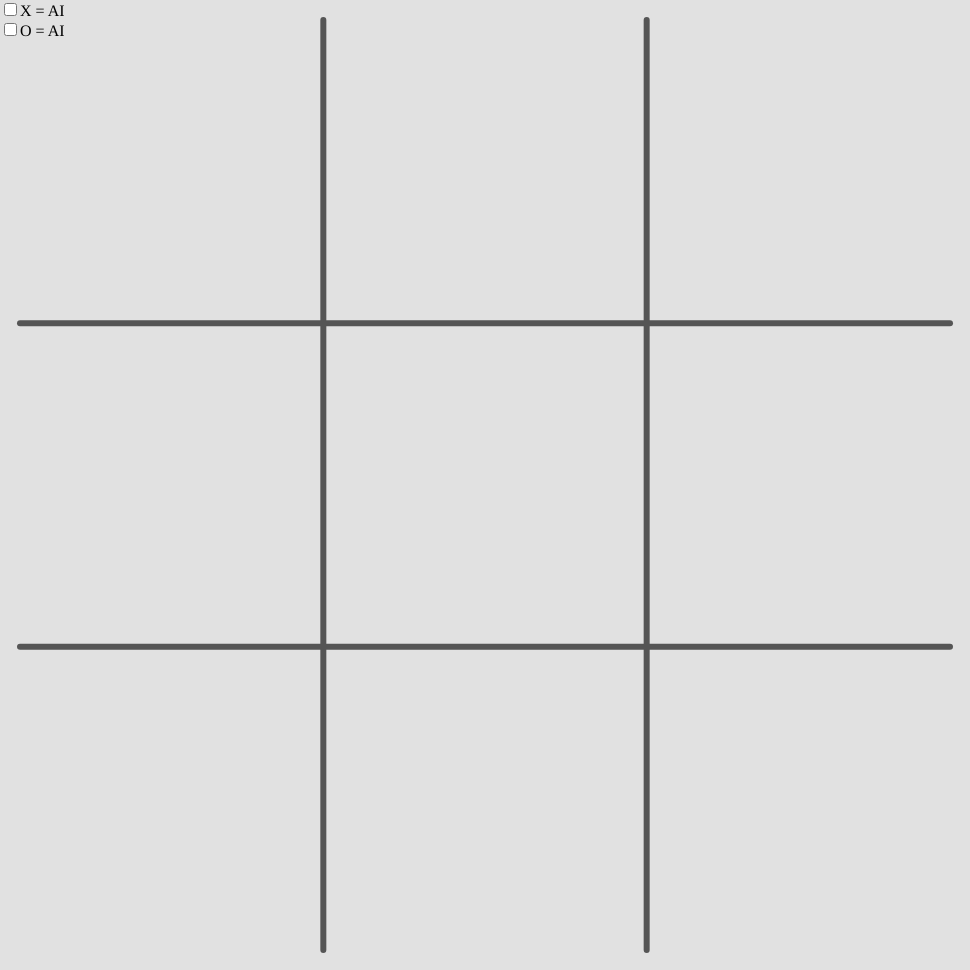
Frame 1 (no input)
Frame 60 (no input): identical to frame 1, image omitted
Frame 120 (the mouse pressed at the canvas centre since frame 60): identical to frame 1, image omitted

The p5.js sketch that drew this single still picture (run headless with seeded random() and noise() and a simulated clock; from frame 60 on, the mouse is pressed at the canvas centre):

// p5.js sketch
// ── sketch.js
const E = 0;
const X = 1;
const O = 2;

var s;
var lineLen;

var grid = [];

var turn = X;
var winner = undefined;

var b1, b2;
var compTurns = [false, false]; //X = 0, O = 1

var winner = false;
var stalemate = false;

function setup() {
  if (windowWidth > windowHeight) {
    createCanvas(windowHeight - 30, windowHeight - 30);
  } else {
    createCanvas(windowWidth - 30, windowWidth - 30);
  }
  s = width / 3;
  lineLen = (3 * s / 5) / 2;

  createGrid();
  winnerP = createP();

  b1 = createCheckbox('X = AI', false);
  b2 = createCheckbox('O = AI', false);
  b1.changed(button1);
  b2.changed(button2);

  b1.position(0, 0);
  b2.position(0, 20);
}

function button1(){
  compTurns[0] = !compTurns[0];
  restart();
}

function button2(){
  compTurns[1] = !compTurns[1];
  restart();
}

function createGrid() {
  grid = [];
  for (let i = 0; i < 3; i++) {
    grid[i] = [];
    for (let j = 0; j < 3; j++) {
      grid[i][j] = E;
    }
  }
}

function drawBoard() {
  push();
  stroke(85);
  strokeWeight(6);
  line(s, 20, s, height - 20);
  line(2 * s, 20, 2 * s, height - 20);
  line(20, s, width - 20, s);
  line(20, 2 * s, width - 20, 2 * s);

  strokeWeight(3);
  for (let i = 0; i < 3; i++) {
    for (let j = 0; j < 3; j++) {
      if (grid[i][j] == X) {
        let cX = i * s + s / 2;
        let cY = j * s + s / 2;

        stroke(255, 0, 0);
        line(cX - lineLen, cY - lineLen, cX + lineLen, cY + lineLen);
        line(cX + lineLen, cY - lineLen, cX - lineLen, cY + lineLen);
      } else if (grid[i][j] == O) {
        stroke(0, 0, 255);
        noFill();

        ellipseMode(CENTER);
        ellipse(i * s + s / 2, j * s + s / 2, lineLen * 2, lineLen * 2);
      }
    }
  }
  pop();
}

function switchTurn(t) {
  if (t == X) {
    return O;
  } else {
    return X;
  }
}

function mouseClicked() {
  if (!compTurns[turn - 1] && !winner && !stalemate) {
    let bX = int(mouseX / s);
    let bY = int(mouseY / s);

    if (grid[bX][bY] == E) {
      grid[bX][bY] = turn;
      turn = switchTurn(turn);
      stalemate = checkStalemate();

      winner = checkWin(grid);
    }
  }
}

function checkWin(board){
  for (let i = 0; i < 3; i++){
    if (board[i][0] != E && board[i][0] == board[i][1] && board[i][1] == board[i][2]){
      return board[i][0];
    }
    if (board[0][i] != E && board[0][i] == board[1][i] && board[1][i] == board[2][i]){
      return board[0][i];
    }
  }

  if (board[1][1] != E){
    if (board[0][0] == board[1][1] && board[1][1] == board[2][2]){
      return board[0][0];
    }
    if (board[2][0] == board[1][1] && board[1][1] == board[0][2]){
      return board[2][0];
    }
  }
}

function checkStalemate(){
  for (let i = 0; i < 3; i++){
    for (let j = 0; j < 3; j++){
      if (grid[i][j] == E){
        return false;
      }
    }
  }

  return true;
}

function restart(){
  turn = X;
  createGrid();
  winner = false;
  stalemate = false;
}

function keyTyped(){
  if (key == 'r'){
    restart();
  }
}

function draw() {
  background(225);

  if (compTurns[turn - 1] && !winner && !stalemate){
    let move = startAI(turn, grid);
    grid[move[0]][move[1]] = turn;
    turn = switchTurn(turn);
    stalemate = checkStalemate();

    winner = checkWin(grid);
  }
  drawBoard();

  if (winner || stalemate){
    stroke(0);
    textAlign(CENTER, CENTER);
    textSize(60);
    if (winner == 1){
      text("X wins, press 'r' to restart", width / 2, height / 2);
    }else if (winner == 2){
      text("Y wins, press 'r' to restart", width / 2, height / 2);
    }else{
      text("Stalemate, press 'r' to restart", width / 2, height / 2);
    }
  }
}

// ── MinMax.js
function startAI(cTurn, board) {
  let move = -1;
  let score = 100;

  let oTurn = switchTurn(cTurn);

  for (let i = 0; i < 3; i++) {
    for (let j = 0; j < 3; j++) {
      if (board[i][j] == E) {
        let nBoard = clone(board);
        nBoard[i][j] = cTurn;
        let nScore = minMax(oTurn, nBoard);
        if (nScore < score) {
          move = [i, j];
          score = nScore;
        }
      }
    }
  }

  return move;
}

function minMax(cTurn, board) {
  let oTurn = switchTurn(cTurn);
  let winner = checkWin(board);

  if (winner == cTurn) {
    return 1;
  } else if (winner == oTurn) {
    return -1;
  }

  let move = -1;
  let score = -2;
  for (let i = 0; i < 3; i++) {
    for (let j = 0; j < 3; j++) {
      if (board[i][j] == E) {
        let newBoard = clone(board);
        newBoard[i][j] = cTurn;
        let nScore = -minMax(oTurn, newBoard);

        if (nScore > score) {
          score = nScore;
          move = [i, j];
        }
      }
    }
  }

  if (move == -1) {
    return 0;
  }

  if (score < 0){
     score += 0.05;
  }else if (score > 0){
     score -= 0.05;
  }
  return score;
}

function clone(arr) {
  let newArr = [];
  for (let i = 0; i < 3; i++) {
    newArr[i] = [];
    for (let j = 0; j < 3; j++) {
      newArr[i][j] = arr[i][j];
    }
  }
  return newArr;
}
